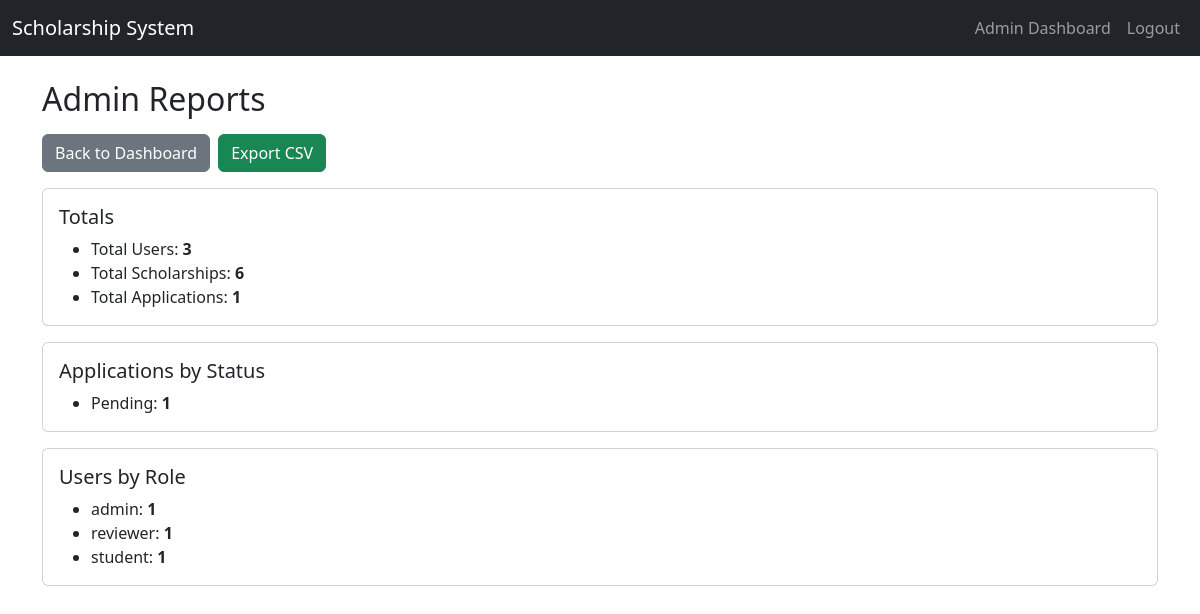
/admin/reports (signed in), run on the app's committed database.
### app/models.py (models this page shows)
class Application(db.Model):
    __tablename__ = 'application'
    __table_args__ = {'extend_existing': True}
    id = db.Column(db.Integer, primary_key=True)
    student_id = db.Column(db.Integer, db.ForeignKey('user.id'), nullable=False)
    scholarship_id = db.Column(db.Integer, db.ForeignKey('scholarship.id'), nullable=False)
    reviewer_id = db.Column(db.Integer, db.ForeignKey('user.id'), nullable=True)
    documents = db.Column(db.Text)  # store file paths comma-separated
    status = db.Column(db.String(50), default="Pending")  # Pending, Reviewed, Accepted, Rejected
    submitted_at = db.Column(db.DateTime, default=datetime.utcnow)
    reviews = db.relationship('Review', backref='application', lazy=True)
    scholarship = db.relationship('Scholarship', backref='applications')
    reviewer_id = db.Column(db.Integer, db.ForeignKey('user.id'))

class User(UserMixin, db.Model):
    id = db.Column(db.Integer, primary_key=True)
    username = db.Column(db.String(50), unique=True, nullable=False)
    email = db.Column(db.String(100), unique=True, nullable=False)
    your_id = db.Column(db.String(20), unique=True, nullable=True)
    password = db.Column(db.String(255), nullable=False)
    role = db.Column(db.String(20), nullable=False)
    created_at = db.Column(db.DateTime, default=datetime.utcnow)

### app/routes/admin_routes.py (the view)
@admin_bp.route("/reports")
@login_required
def reports():
    if current_user.role != "admin":
        flash("Access denied.", "danger")
        return redirect(url_for("auth.login"))
    total_users = User.query.count()
    total_scholarships = Scholarship.query.count()
    total_apps = Application.query.count()
    status_rows = (
        db.session.query(Application.status, func.count(Application.id))
        .group_by(Application.status)
        .all()
    )
    status_counts = {status or "Unknown": count for status, count in status_rows}
    role_rows = (
        db.session.query(User.role, func.count(User.id))
        .group_by(User.role)
        .all()
    )
    role_counts = {role or "Unknown": count for role, count in role_rows}
    return render_template(
        "admin/reports.html",
        total_users=total_users,
        total_scholarships=total_scholarships,
        total_apps=total_apps,
        status_counts=status_counts,
        role_counts=role_counts
    )

### app/templates/admin/reports.html (shortened to what this page needs)
{% extends "base.html" %}
{% block content %}
<h2 class="mb-3">Admin Reports</h2>
<div class="d-flex gap-2 mb-3">
  <a class="btn btn-secondary" href="{{ url_for('admin.dashboard') }}">Back to Dashboard</a>
  <a class="btn btn-success" href="{{ url_for('admin.export_reports_csv') }}">Export CSV</a>
</div>
<div class="card mb-3">
  <div class="card-body">
    <h5 class="card-title">Totals</h5>
    <ul class="mb-0">
      <li>Total Users: <b>{{ total_users }}</b></li>
      <li>Total Scholarships: <b>{{ total_scholarships }}</b></li>
      <li>Total Applications: <b>{{ total_apps }}</b></li>
    </ul>
  </div>
</div>
<div class="card mb-3">
  <div class="card-body">
    <h5 class="card-title">Applications by Status</h5>
    <ul class="mb-0">
      {% for k, v in status_counts.items() %}
        <li>{{ k }}: <b>{{ v }}</b></li>
      {% endfor %}
    </ul>
  </div>
</div>
<div class="card">
  <div class="card-body">
    <h5 class="card-title">Users by Role</h5>
    <ul class="mb-0">
      {% for k, v in role_counts.items() %}
        <li>{{ k }}: <b>{{ v }}</b></li>
      {% endfor %}
    </ul>
  </div>
</div>
{% endblock %}

### data on the page
Application: status "Pending", v "1"
User: k "admin", v "1"
User: role "reviewer", v "1"
User: role "student", id "1"

### other printed values
{{ total_users }} "3"
{{ total_scholarships }} "6"
{{ total_apps }} "1"
